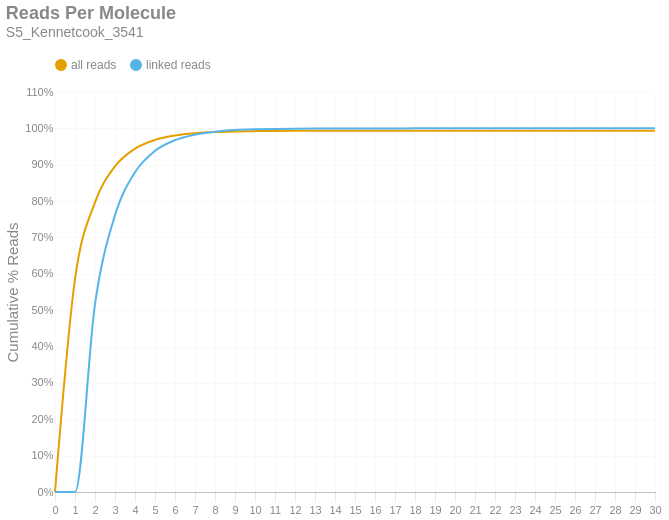

Write notebook code for a chart like this one.
### Markdown cell above
### Reads per Molecule
This chart shows the cumulative distribution of the number of reads per linked molecule. That is, how many alignments are associated with a unique molecule. This excludes the number of reads associated with invalid or absent linked-read barcodes. The `linked` histogram is the percentages recalculated when disregarding singletons.

### Code cell
if SKIPLR:
    print_html(f"Skipped")
else:
    counts = np.bincount(valids['reads'].cast(pl.Int64).to_numpy())
    weighted = counts * np.arange(len(counts))
    all_perc = weighted / n_reads
    linked_perc = weighted / n_linked_reads
    linked_perc[1] = 0
    binned_df = pl.DataFrame({
        'readsper': list(range(len(counts))),
        'all reads (cumsum)': np.cumsum(all_perc).tolist(),
        'linked reads (cumsum)': np.cumsum(linked_perc).tolist(),
    })

    with SafeRender(binned_df):
        (
            density_plot(binned_df, 'Reads Per Molecule', samplename, 'readspmol')
            .encode(
                x=alt.X('readsper:O', title=None).axis(labelAngle=0).scale(padding=0),
                y=alt.Y('value:Q', title='Cumulative % Reads').axis(format='%').stack(False),
                color=alt.Color("key:N").scale(domain=["all reads", "linked reads"]),
                tooltip=[
                    alt.Tooltip("key:N", title="Data Type"),
                    alt.Tooltip("readsper:O", title="Reads Per Molecule"),
                    alt.Tooltip("value:Q", format=".2%", title="% Reads (Cum.)")
                ]            
            )
        ).display()

### Figure 1 — Vega-Lite specification as saved in the notebook (floating-point values rounded to 4 significant figures)
{"width": "container", "height": 400, "config": {"title": {"anchor": "start", "dy": -15, "fontSize": 18, "color": "#888888", "subtitleColor": "#888888", "subtitleFontSize": 14}, "arc": {"fill": "#0072B2"}, "axis": {"domainColor": "#888888", "domainWidth": 0.5, "gridWidth": 0.2, "grid": false, "titleFontWeight": 400, "titleFontSize": 15, "labelFontSize": 11, "labelColor": "#888888", "tickColor": "#888888", "tickWidth": 0.2, "titleColor": "#888888"}, "axisBand": {"grid": false}, "axisX": {"grid": true, "tickSize": 10, "domainCap": "round"}, "axisY": {"domain": false, "grid": true, "tickSize": 0, "domainCap": "round"}, "background": "transparent", "header": {"labelFontSize": 15, "labelColor": "#888888", "titleFontSize": 15, "titleFontWeight": 600, "titleColor": "#888888"}, "legend": {"labelFont": "sans-serif", "labelFontSize": 12, "labelColor": "#888888", "symbolSize": 100, "symbolType": "circle", "titleFontSize": 12, "titlePadding": 10, "titleColor": "#888888", "title": null, "orient": "top"}, "range": {"category": ["#E69F00", "#56B4E9", "#009E73", "#F0E442", "#0072B2", "#D55E00", "#CC79A7", "#000000"], "diverging": ["#cfe8f3", "#a2d4ec", "#73bfe2", "#46abdb", "#1696d2", "#12719e"]}, "area": {"fill": "#0072B2", "fillOpacity": 0.7, "line": true, "strokeOpacity": 0.7}, "line": {"color": "#0072B2", "stroke": "#0072B2", "strokeWidth": 2}, "trail": {"color": "#0072B2", "stroke": "#0072B2", "strokeWidth": 0, "size": 1}, "point": {"filled": true, "fillOpacity": 1.0, "size": 95}, "text": {"color": "#888888", "fontSize": 11, "align": "right", "fontWeight": 400, "size": 11}, "bar": {"fill": "#0072B2", "stroke": null}, "view": {"stroke": null, "continuousWidth": 660, "continuousHeight": 400}}, "data": {"name": "data-8ab891d18b8a2ab61f5bd3f99264552f"}, "mark": {"type": "line", "interpolate": "monotone", "point": {"opacity": 0, "size": 275}}, "encoding": {"color": {"field": "key", "scale": {"domain": ["all reads", "linked reads"]}, "type": "nominal"}, "tooltip": [{"field": "key", "title": "Data Type", "type": "nominal"}, {"field": "readsper", "title": "Reads Per Molecule", "type": "ordinal"}, {"field": "value", "format": ".2%", "title": "% Reads (Cum.)", "type": "quantitative"}], "x": {"axis": {"labelAngle": 0}, "field": "readsper", "scale": {"padding": 0}, "title": null, "type": "ordinal"}, "y": {"axis": {"format": "%"}, "field": "value", "stack": false, "title": "Cumulative % Reads", "type": "quantitative"}}, "params": [{"name": "param_c36ac31b6afebe62", "select": {"type": "point", "fields": ["key"]}, "bind": "legend"}], "title": {"text": "Reads Per Molecule", "subtitle": "S5_Kennetcook_3541"}, "transform": [{"fold": ["all reads (cumsum)", "linked reads (cumsum)"]}, {"calculate": "replace(datum.key, ' (cumsum)', '')", "as": "key"}, {"filter": {"param": "param_c36ac31b6afebe62"}}], "usermeta": {"embedOptions": {"downloadFileName": "S5_Kennetcook_3541.readspmol"}}, "$schema": "https://vega.github.io/schema/vega-lite/v6.1.0.json", "datasets": {"data-8ab891d18b8a2ab61f5bd3f99264552f": [{"readsper": 0, "all reads (cumsum)": 0.0, "linked reads (cumsum)": 0.0}, {"readsper": 1, "all reads (cumsum)": 0.5852, "linked reads (cumsum)": 0.0}, {"readsper": 2, "all reads (cumsum)": 0.7963, "linked reads (cumsum)": 0.5169}, {"readsper": 3, "all reads (cumsum)": 0.8959, "linked reads (cumsum)": 0.7609}, {"readsper": 4, "all reads (cumsum)": 0.9442, "linked reads (cumsum)": 0.8793}, {"readsper": 5, "all reads (cumsum)": 0.9683, "linked reads (cumsum)": 0.9383}, {"readsper": 6, "all reads (cumsum)": 0.9803, "linked reads (cumsum)": 0.9678}, {"readsper": 7, "all reads (cumsum)": 0.9865, "linked reads (cumsum)": 0.9829}, {"readsper": 8, "all reads (cumsum)": 0.9898, "linked reads (cumsum)": 0.9909}, {"readsper": 9, "all reads (cumsum)": 0.9916, "linked reads (cumsum)": 0.9953}, {"readsper": 10, "all reads (cumsum)": 0.9924, "linked reads (cumsum)": 0.9974}, {"readsper": 11, "all reads (cumsum)": 0.9929, "linked reads (cumsum)": 0.9986}, {"readsper": 12, "all reads (cumsum)": 0.9932, "linked reads (cumsum)": 0.9993}, {"readsper": 13, "all reads (cumsum)": 0.9933, "linked reads (cumsum)": 0.9996}, {"readsper": 14, "all reads (cumsum)": 0.9934, "linked reads (cumsum)": 0.9998}, {"readsper": 15, "all reads (cumsum)": 0.9934, "linked reads (cumsum)": 0.9999}, {"readsper": 16, "all reads (cumsum)": 0.9935, "linked reads (cumsum)": 0.9999}, {"readsper": 17, "all reads (cumsum)": 0.9935, "linked reads (cumsum)": 0.9999}, {"readsper": 18, "all reads (cumsum)": 0.9935, "linked reads (cumsum)": 1.0}, {"readsper": 19, "all reads (cumsum)": 0.9935, "linked reads (cumsum)": 1.0}, {"readsper": 20, "all reads (cumsum)": 0.9935, "linked reads (cumsum)": 1.0}, {"readsper": 21, "all reads (cumsum)": 0.9935, "linked reads (cumsum)": 1.0}, {"readsper": 22, "all reads (cumsum)": 0.9935, "linked reads (cumsum)": 1.0}, {"readsper": 23, "all reads (cumsum)": 0.9935, "linked reads (cumsum)": 1.0}, {"readsper": 24, "all reads (cumsum)": 0.9935, "linked reads (cumsum)": 1.0}, {"readsper": 25, "all reads (cumsum)": 0.9935, "linked reads (cumsum)": 1.0}, {"readsper": 26, "all reads (cumsum)": 0.9935, "linked reads (cumsum)": 1.0}, {"readsper": 27, "all reads (cumsum)": 0.9935, "linked reads (cumsum)": 1.0}, {"readsper": 28, "all reads (cumsum)": 0.9935, "linked reads (cumsum)": 1.0}, {"readsper": 29, "all reads (cumsum)": 0.9935, "linked reads (cumsum)": 1.0}, {"readsper": 30, "all reads (cumsum)": 0.9935, "linked reads (cumsum)": 1.0}]}}
